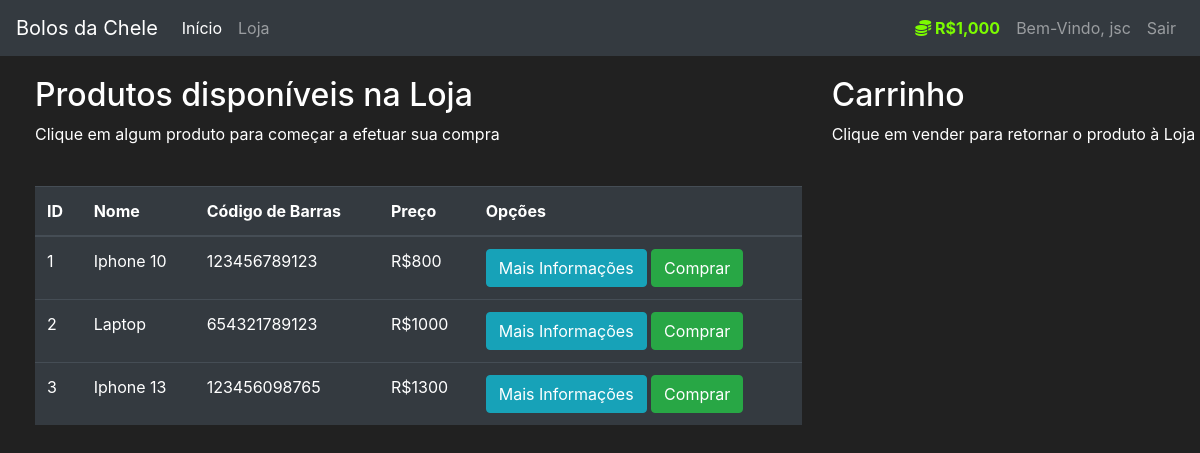
/market (signed in), run on an earlier commit of the app's database.
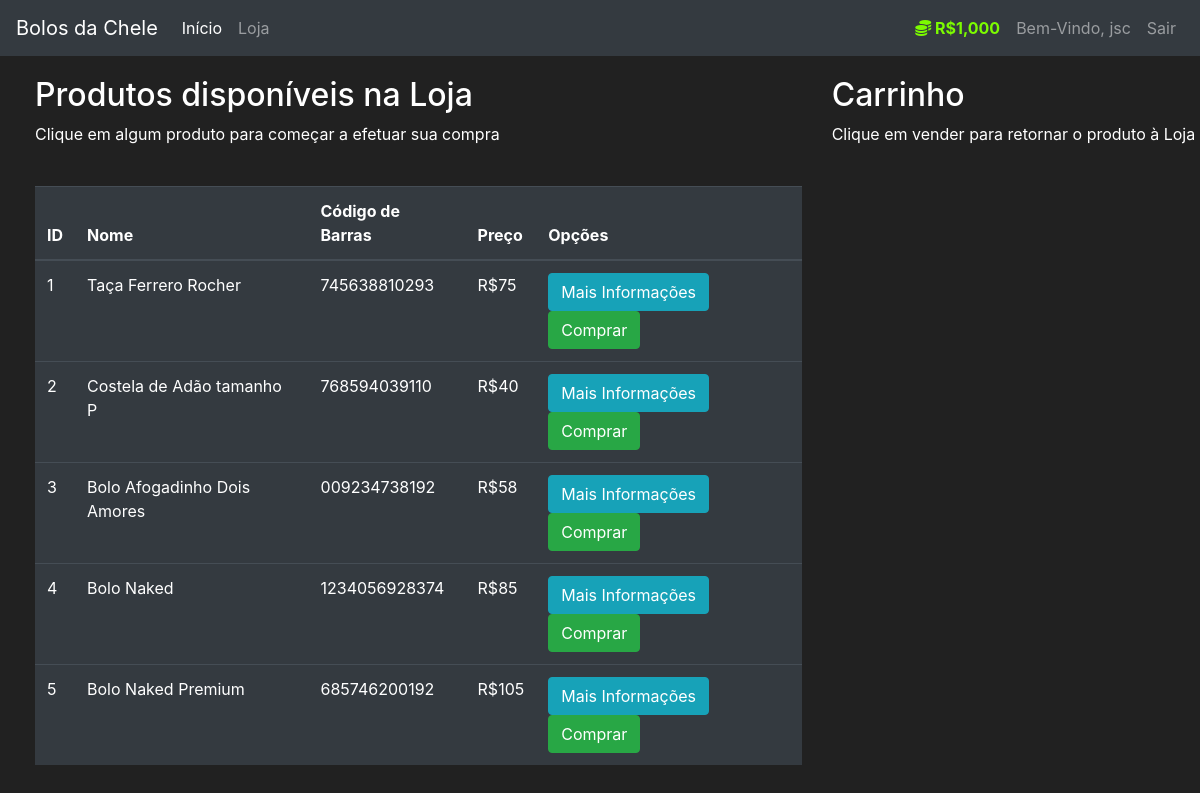
And on a later commit of the database.
### market/models.py (models this page shows, shortened)
class User(db.Model, UserMixin):
    id = db.Column(db.Integer(), primary_key=True)
    username = db.Column(db.String(length=30), nullable=False, unique=True)
    email_address = db.Column(db.String(length=50), nullable=False, unique=True)
    password_hash = db.Column(db.String(length=60), nullable=False)
    budget = db.Column(db.Integer(), nullable=False, default=1000)
    items = db.relationship('Item', backref='owned_user', lazy=True)
    @property
    def prettier_budget(self):
        if len(str(self.budget)) >= 4:
            return f'R${str(self.budget)[:-3]},{str(self.budget)[-3:]}'
        else:
            return f"R${self.budget}"
    @property
    def password(self):
        return self.password

class Item(db.Model):
    id = db.Column(db.Integer(), primary_key=True)
    name = db.Column(db.String(length=30), nullable=False, unique=True)
    price = db.Column(db.Integer(), nullable=False)
    barcode = db.Column(db.String(length=12), nullable=False, unique=True)
    description = db.Column(db.String(length=1024), nullable=False, unique=True)
    owner = db.Column(db.Integer(), db.ForeignKey('user.id'))

### market/routes.py (the view, shortened to what this page needs)
@app.route('/market', methods=['GET', 'POST'])
@login_required
def market_page():
    purchase_form = PurchaseItemForm()
    selling_form = SellItemForm()
    if request.method == "GET":
        items = Item.query.filter_by(owner=None)
        owned_items = Item.query.filter_by(owner=current_user.id)
        return render_template('market.html', items=items, purchase_form=purchase_form, owned_items=owned_items, selling_form=selling_form)

### market/models.py (called while the page is built)
@login_manager.user_loader
def load_user(user_id):
    return User.query.get(int(user_id))

### market/templates/market.html (shortened to what this page needs)
{% extends 'base.html' %}
{% block content %}
<div class="row" style="margin-top:20px; margin-left:20px">
   <div class="col-8">
       <h2>Produtos disponíveis na Loja</h2>
       <p>Clique em algum produto para começar a efetuar sua compra</p>
       <br>
      <table class="table table-hover table-dark">
         <thead>
            <tr>
               <th scope="col">ID</th>
               <th scope="col">Nome</th>
               <th scope="col">Código de Barras</th>
               <th scope="col">Preço</th>
               <th scope="col">Opções</th>
            </tr>
         </thead>
         <tbody>
            {% for item in items %}
            <tr>
               <td>{{ item.id }}</td>
               <td>{{ item.name }}</td>
               <td>{{ item.barcode }}</td>
               <td>R${{ item.price }}</td>
               <td>
                  <button class="btn btn-outline btn-info" data-toggle="modal" data-target="#Modal-MoreInfo-{{ item.id }}">Mais Informações</button>
                  <button class="btn btn-outline btn-success" data-toggle="modal" data-target="#Modal-PurchaseConfirm-{{ item.id }}">Comprar</button>
               </td>
            </tr>
            {% endfor %}
         </tbody>
      </table>
   </div>
   <div class="col-4">
        <h2>Carrinho</h2>
        <p>Clique em vender para retornar o produto à Loja</p>
        <br>
   </div>
</div>
{% endblock %}

### market/templates/base.html (shortened to what this page needs)
<!doctype html>
<html lang="pt-br">
   <head>
      <link rel="stylesheet" href="https://cdn.jsdelivr.net/npm/bootstrap@4.5.3/dist/css/bootstrap.min.css">
   </head>
   <body>
    <nav class="navbar navbar-expand-md navbar-dark bg-dark">
      <a class="navbar-brand" href="#">Bolos da Chele</a>
      <div class="collapse navbar-collapse" id="navbarNav">
        <ul class="navbar-nav mr-auto">
            <li class="nav-item active">
                <a class="nav-link" href="{{ url_for('home_page') }}">Início <span class="sr-only">(current)</span></a>
            </li>
            <li class="nav-item">
                <a class="nav-link" href="{{ url_for('market_page') }}">Loja</a>
            </li>
        </ul>
          {% if current_user.is_authenticated %}
            <ul class="navbar-nav">
                <li class="nav-item">
                    <a class="nav-link" style="color: lawngreen; font-weight: bold">
                        <i class="fas fa-coins"></i>
                        {{ current_user.prettier_budget }}
                    </a>
                </li>
                <li class="nav-item">
                    <a class="nav-link">Bem-Vindo, {{ current_user.username }}</a>
                </li>
                <li class="nav-item">
                    <a class="nav-link" href="{{ url_for('logout_page') }}">Sair</a>
                </li>
            </ul>
          {% endif %}
      </div>
    </nav>
      {% block content %}
      {% endblock %}
   </body>
</html>

### market/templates/base.html (style rules this page uses)
body { background-color: #212121; color: white }

What changed in the data, as far as the page shows it:
changed Item id 1: name "Iphone 10" → "Taça Ferrero Rocher"; barcode "123456789123" → "745638810293"; price "800" → "75"
changed Item id 2: name "Laptop" → "Costela de Adão tamanho P"; barcode "654321789123" → "768594039110"; price "1000" → "40"
changed Item id 3: name "Iphone 13" → "Bolo Afogadinho Dois Amores"; barcode "123456098765" → "009234738192"; price "1300" → "58"
added Item: id "4", name "Bolo Naked", barcode "1234056928374", price "85"
added Item: id "5", name "Bolo Naked Premium", barcode "685746200192", price "105"
